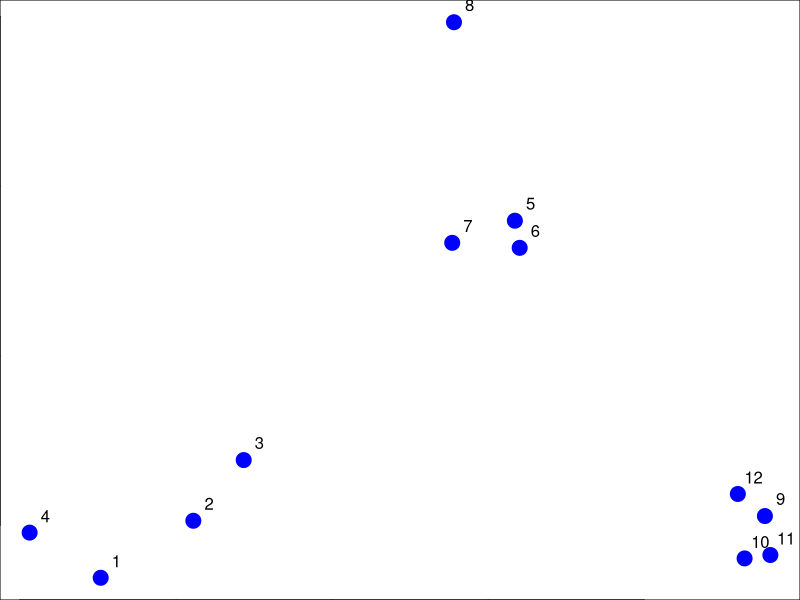
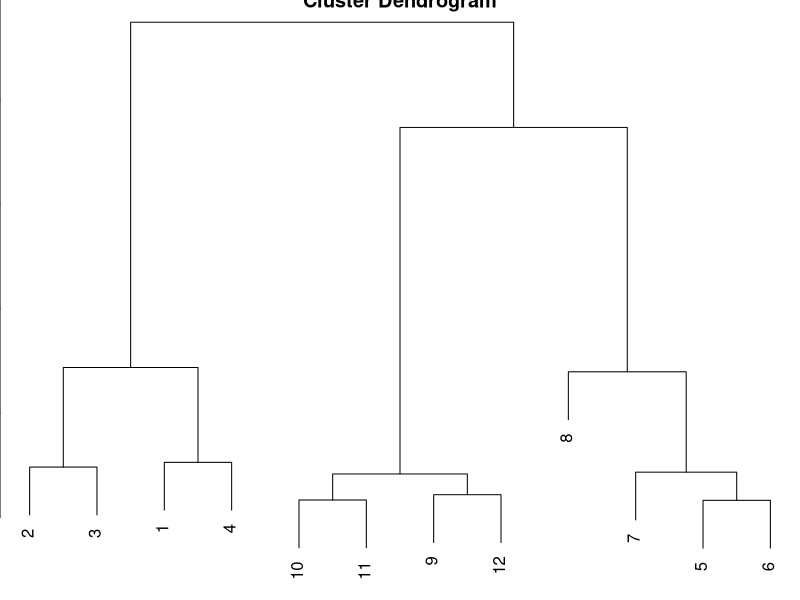
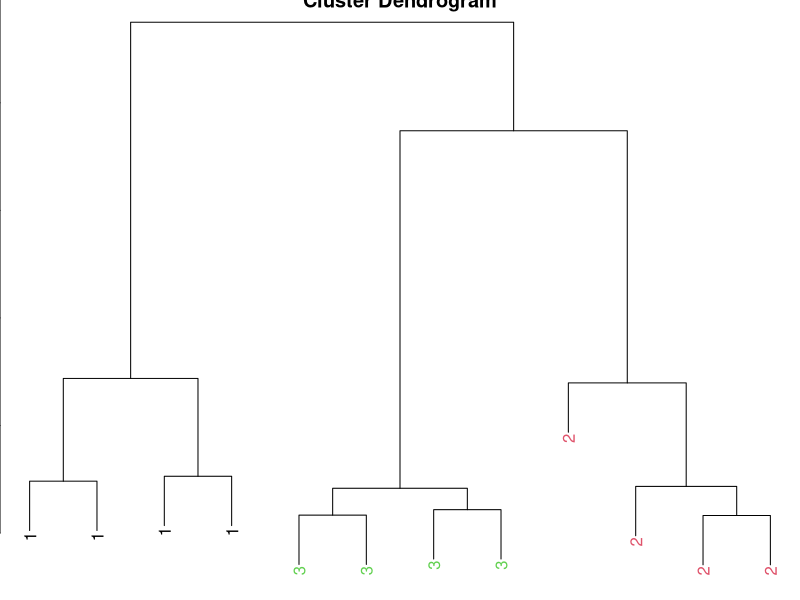
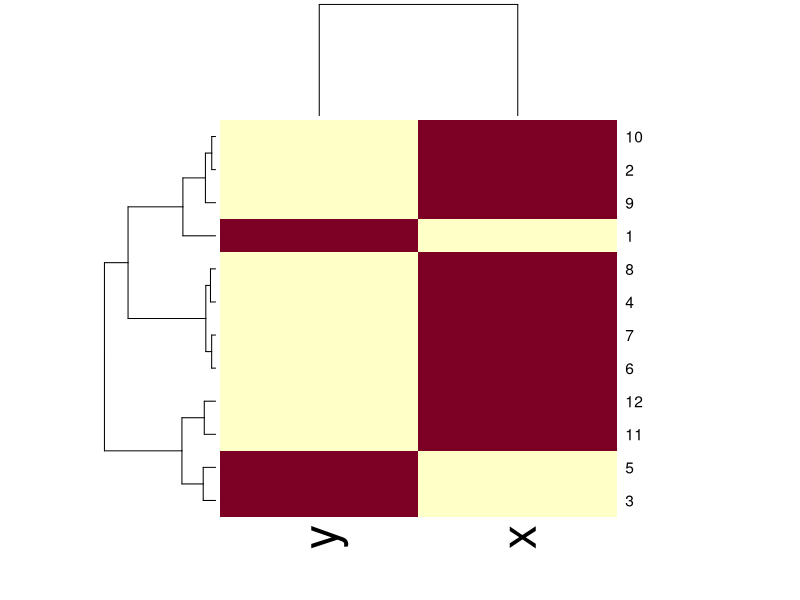
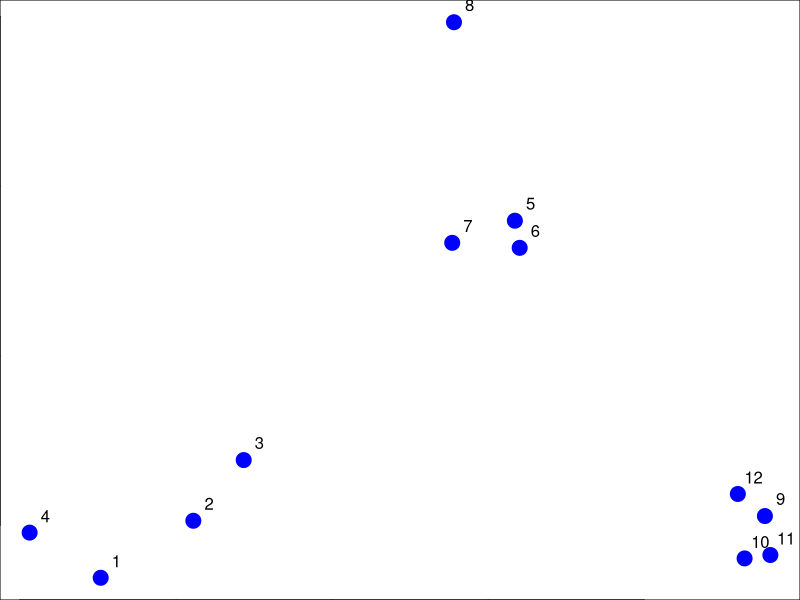
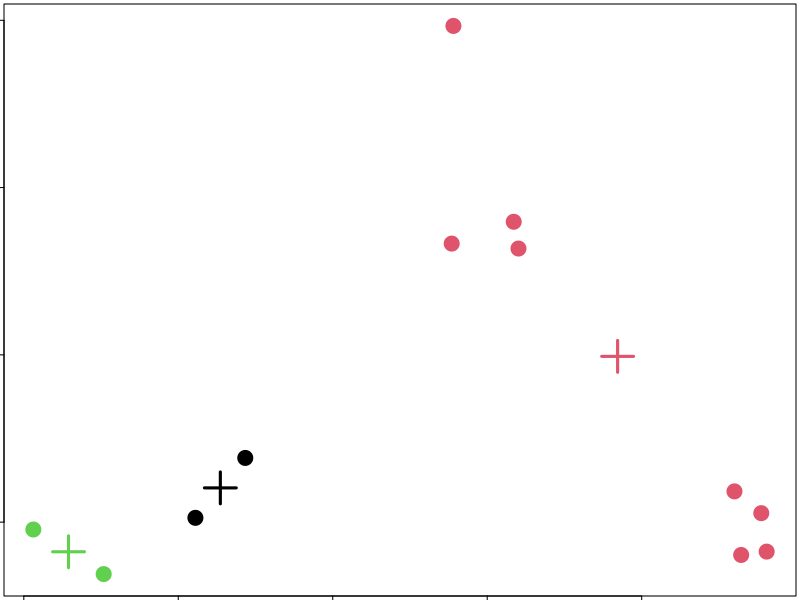
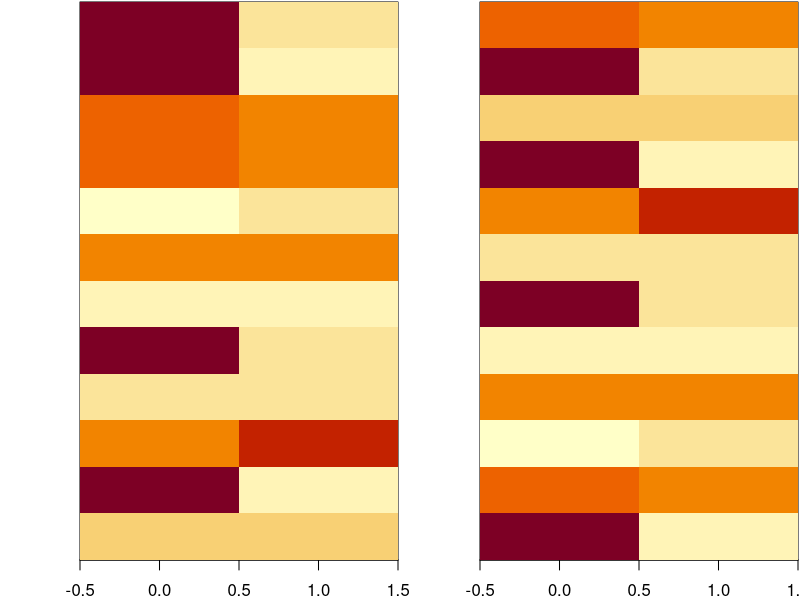
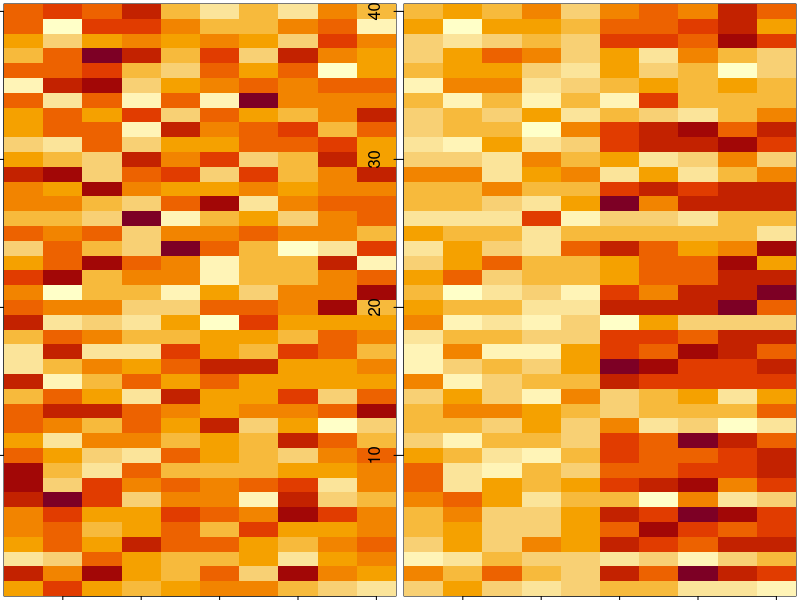

The R script that drew these images, in order:
set.seed(1234)
par(mar = c(0, 0, 0, 0))
x <- rnorm(12, mean = rep(1:3, each = 4), sd = 0.2)
y <- rnorm(12, mean = rep(c(1, 2, 1), each = 4), sd = 0.2)
plot(x, y, col = "blue", pch = 19, cex = 2)
text(x + 0.05, y + 0.05, labels = as.character(1:12))

#Hierarichal clustering: by distances between points
#Pairwise distances, using dist() function
dataFrame <- data.frame(x = x, y = y)
distxy <- dist(dataFrame)
hClustering <- hclust(distxy)
plot(hClustering) #points further up get clustered later
#Drawing horizontal line to "cut" the tree will yield the # of groups for # of cut branches
#Hierarchical clustering is the basis of clustering (distance wise, absolute distance)

#Dendograms
myplclust <- function(hclust, lab = hclust$labels, lab.col = rep(1, length(hclust$labels)),
                      hang = 0.1, ...) {
  ## modifiction of plclust for plotting hclust objects *in colour*! Copyright
  ## Eva KF Chan 2009 Arguments: hclust: hclust object lab: a character vector
  ## of labels of the leaves of the tree lab.col: colour for the labels;
  ## NA=default device foreground colour hang: as in hclust & plclust Side
  ## effect: A display of hierarchical cluster with coloured leaf labels.
  y <- rep(hclust$height, 2)
  x <- as.numeric(hclust$merge)
  y <- y[which(x < 0)]
  x <- x[which(x < 0)]
  x <- abs(x)
  y <- y[order(x)]
  x <- x[order(x)]
  plot(hclust, labels = FALSE, hang = hang, ...)
  text(x = x, y = y[hclust$order] - (max(hclust$height) * hang), labels = lab[hclust$order],
       col = lab.col[hclust$order], srt = 90, adj = c(1, 0.5), xpd = NA, ...)
}

dataFrame <- data.frame(x = x, y = y)
distxy <- dist(dataFrame)
hClustering <- hclust(distxy)
myplclust(hClustering, lab = rep(1:3, each = 4), lab.col = rep(1:3, each = 4))

#heatmap
dataFrame <- data.frame(x = x, y = y)
set.seed(143)
dataMatrix <- as.matrix(dataFrame)[sample(1:12), ]
heatmap(dataMatrix)
#visualize better
#quickly looking for table/matrix data
#first and foremost: need a merging strategy


####
#K-Means clustering
set.seed(1234)
par(mar = c(0, 0, 0, 0))
x <- rnorm(12, mean = rep(1:3, each = 4), sd = 0.2)
y <- rnorm(12, mean = rep(c(1, 2, 1), each = 4), sd = 0.2)
plot(x, y, col = "blue", pch = 19, cex = 2)
text(x + 0.05, y + 0.05, labels = as.character(1:12))

dataFrame <- data.frame(x, y)
kmeansObj <- kmeans(dataFrame, centers = 3)
names(kmeansObj)

kmeansObj$cluster
#labels all set, now to plot

par(mar = rep(0.2, 4))
plot(x, y, col = kmeansObj$cluster, pch = 19, cex = 2)
points(kmeansObj$centers, col = 1:3, pch = 3, cex = 3, lwd = 3)
#"cross" is the centroid of each of the three respective groups

#Heatmaps
set.seed(1234)
dataMatrix <- as.matrix(dataFrame)[sample(1:12), ]
kmeansObj2 <- kmeans(dataMatrix, centers = 3)
par(mfrow = c(1, 2), mar = c(2, 4, 0.1, 0.1))
image(t(dataMatrix)[, nrow(dataMatrix):1], yaxt = "n")
image(t(dataMatrix)[, order(kmeansObj$cluster)], yaxt = "n")
#advice: run kmeans() a few times as the centroid is randomly generated


#############
#Principal Component Analysis (PCA)
set.seed(12345)
par(mar = rep(0.2, 4))
dataMatrix <- matrix(rnorm(400), nrow = 40)
image(1:10, 1:40, t(dataMatrix)[, nrow(dataMatrix):1])

set.seed(678910)
for (i in 1:40) {
  # flip a coin
  coinFlip <- rbinom(1, size = 1, prob = 0.5)
  # if coin is heads add a common pattern to that row
  if (coinFlip) {
    dataMatrix[i, ] <- dataMatrix[i, ] + rep(c(0, 3), each = 5)
  }
}
par(mar = rep(0.2, 4))
image(1:10, 1:40, t(dataMatrix)[, nrow(dataMatrix):1])
#obvious split by coin flips

par(mar = rep(0.2, 4))
heatmap(dataMatrix)
#obvious column pattern

hh <- hclust(dist(dataMatrix))
dataMatrixOrdered <- dataMatrix[hh$order, ]
par(mfrow = c(1, 3))
image(t(dataMatrixOrdered)[, nrow(dataMatrixOrdered):1])
plot(rowMeans(dataMatrixOrdered), 40:1, , xlab = "Row Mean", ylab = "Row", pch = 19)
plot(colMeans(dataMatrixOrdered), xlab = "Column", ylab = "Column Mean", pch = 19)
#2nd: mean for each of the row)
#3rd: 

#sample svd
svd1 <- svd(scale(dataMatrixOrdered))
par(mfrow = c(1, 3))
image(t(dataMatrixOrdered)[, nrow(dataMatrixOrdered):1])
plot(svd1$u[, 1], 40:1, , xlab = "Row", ylab = "First left singular vector",pch = 19)
plot(svd1$v[, 1], xlab = "Column", ylab = "First right singular vector", pch = 19)
#see two distinct groups forming more visually after svd()

par(mfrow = c(1, 2))
plot(svd1$d, xlab = "Column", ylab = "Singular value", pch = 19)
plot(svd1$d^2/sum(svd1$d^2), xlab = "Column", ylab = "Prop. of variance explained",pch = 19)
#works similarly to eigenvalues

#Singular values' relationship to principal components
svd1 <- svd(scale(dataMatrixOrdered))
pca1 <- prcomp(dataMatrixOrdered, scale = TRUE)
plot(pca1$rotation[, 1], svd1$v[, 1], pch = 19, xlab = "Principal Component 1",
     ylab = "Right Singular Vector 1")
abline(c(0, 1))

constantMatrix <- dataMatrixOrdered*0
for(i in 1:dim(dataMatrixOrdered)[1]){constantMatrix[i,] <- rep(c(0,1),each=5)}
svd1 <- svd(constantMatrix)
par(mfrow=c(1,3))
image(t(constantMatrix)[,nrow(constantMatrix):1])
plot(svd1$d,xlab="Column",ylab="Singular value",pch=19)
plot(svd1$d^2/sum(svd1$d^2),xlab="Column",ylab="Prop. of variance explained",pch=19)
